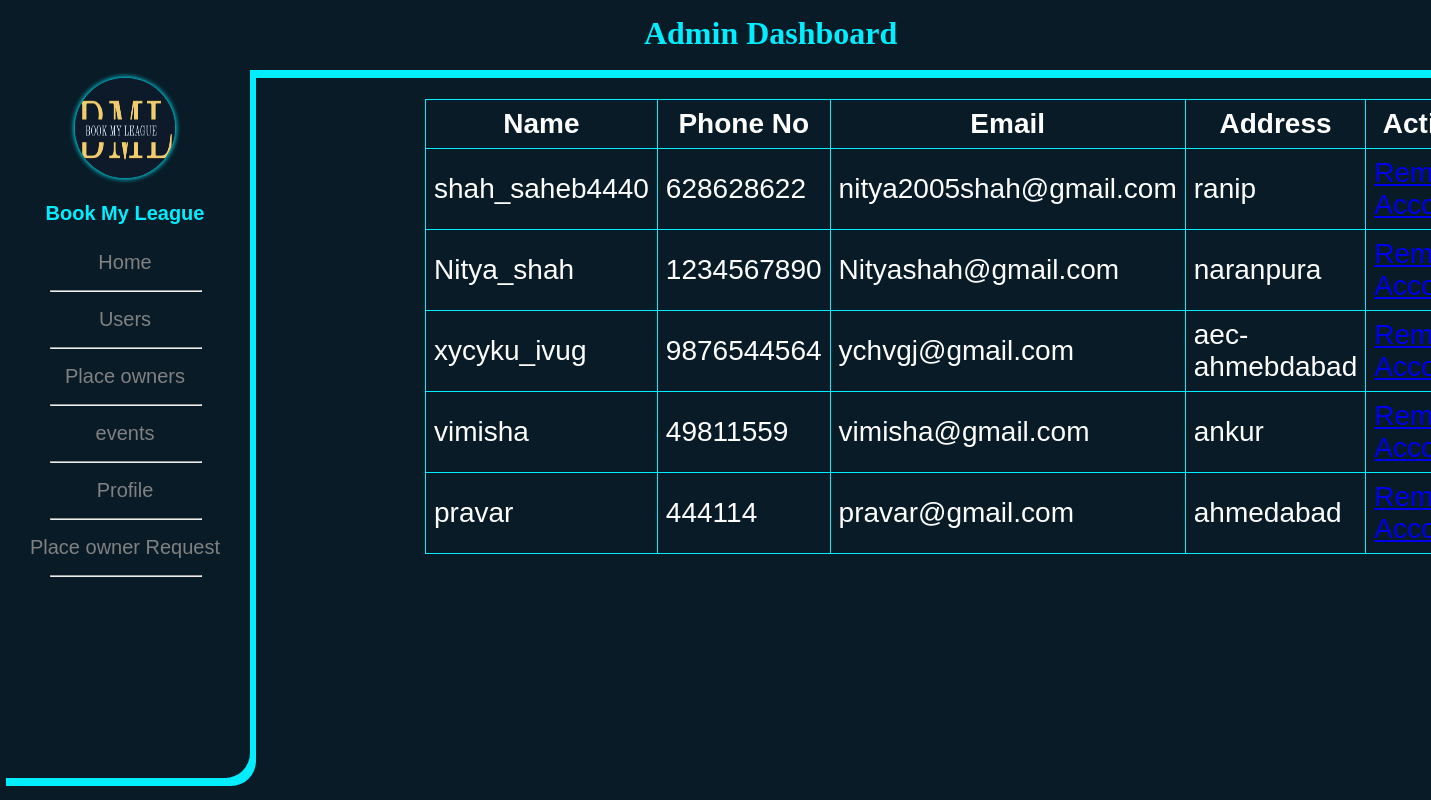
The app's page /admin.php?po with its own data.
### tables this page shows
CREATE TABLE `po_confirm` (
  `id` int(11) NOT NULL,
  `username` varchar(30) NOT NULL,
  `password` varchar(30) NOT NULL,
  `email` varchar(150) NOT NULL,
  `phone_no` varchar(11) NOT NULL,
  `address` varchar(150) NOT NULL,
  `user_ip` int(11) NOT NULL,
  `img1` varchar(255) NOT NULL,
  `img2` varchar(255) NOT NULL,
  `img3` varchar(255) NOT NULL,
  `uid` int(11) NOT NULL,
  `place_name` varchar(30) NOT NULL,
  `place_city` varchar(50) NOT NULL,
  `place_phone_no` varchar(11) NOT NULL,
  `p_approval_img` varchar(255) NOT NULL,
  `po_img` varchar(255) NOT NULL
);

### po.php (the view, shortened to what this page needs)
<!DOCTYPE html>
<html lang='en'>
<head>
</head>
<body>
  <div class='main'>
        <table>
          <tr>
            <th>Name</th>
            <th>Phone No</th>
            <th>Email</th>
            <th>Address</th>
            <th>Action</th>
          </tr>
          <?php
          $sql=mysqli_query($con,"SELECT * FROM `po_confirm`");
          while($row=mysqli_fetch_array($sql))
          {
            $uid=$row['uid'];
          ?>
                                <tr>
                                  <td><?php echo $row['username'];?></td>
                                  <td><?php echo $row['phone_no'];?></td>
                                  <td><?php echo $row['email'];?></td>
                                  <td><?php echo $row['address'];?>
                                  <td><?php echo"<a href='remove_account_po.php?uid=$uid'>Remove Account</a>";?></td>
          </tr>
          <?php
          }
          ?>
        </table>
  </div>
</body>
</html>

### assets/css/admin.css (style rules this page uses)
* { margin: 0; }
body { background-color: #081b27; font-family: Arial; overflow: hidden; }
.main { margin-top: 2%; margin-left: 29%; font-size: 28px; padding: 0 10px; width: 58%; }

### po.php (style rules this page uses)
table, th, td { border:1px solid #0ef; border-collapse: collapse; padding: 8px; }
tr { color: #fff; }
th { background-color: #081b27; color: #fff; width: 130000px; }

### records on screen
po_confirm: username "shah_saheb4440", phone_no "628628622", email "nitya2005shah@gmail.com", address "ranip"
po_confirm: username "Nitya_shah", phone_no "1234567890", email "Nityashah@gmail.com", address "naranpura"
po_confirm: username "xycyku_ivug", phone_no "9876544564", email "ychvgj@gmail.com", address "aec-ahmebdabad"
po_confirm: username "vimisha", phone_no "49811559", email "vimisha@gmail.com", address "ankur"
po_confirm: username "pravar", phone_no "444114", email "pravar@gmail.com", address "ahmedabad"
